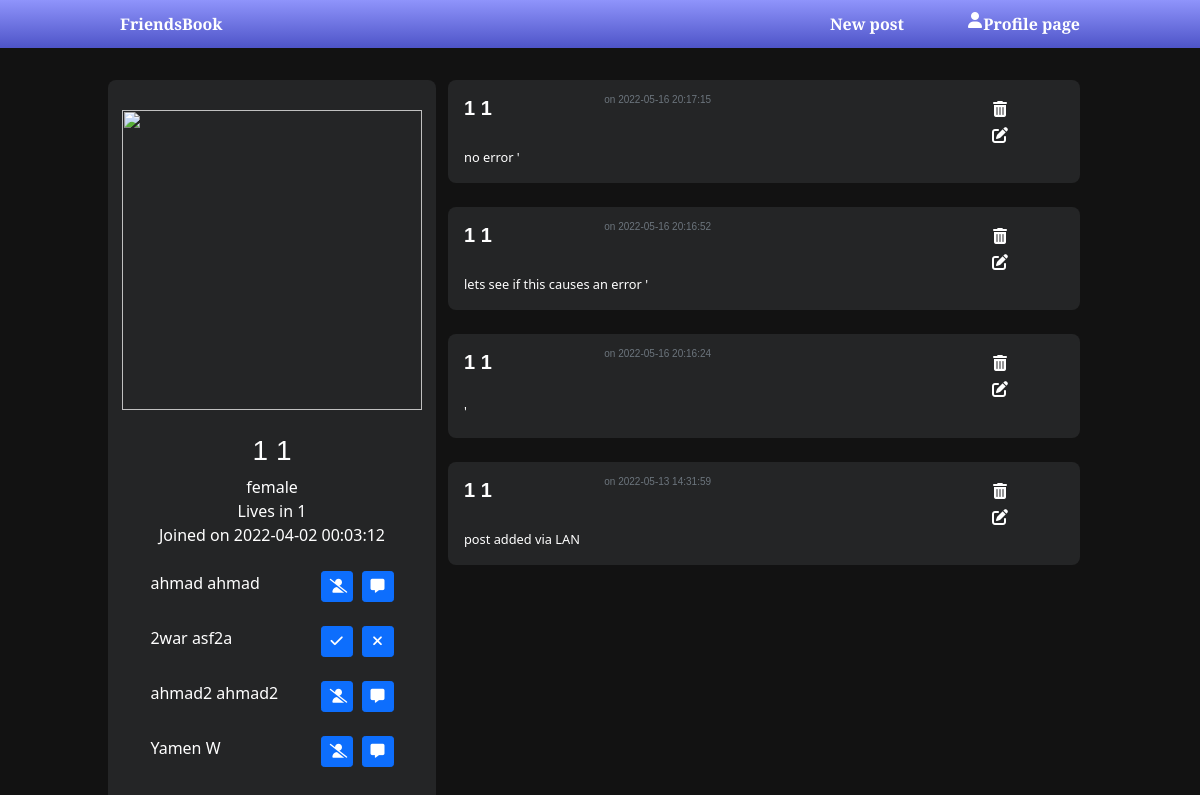
The app's page /Pages/profile.php (signed in) with its own data.
### tables this page shows
CREATE TABLE `users` (
  `user_id` int(11) NOT NULL COMMENT 'globally unique user ID',
  `email` varchar(256) NOT NULL COMMENT 'following RFC standards',
  `username` varchar(32) NOT NULL COMMENT 'globally unique user handle',
  `password` varchar(600) NOT NULL,
  `phone` varchar(16) NOT NULL,
  `date_joined` datetime NOT NULL DEFAULT current_timestamp() COMMENT 'date of account creation',
  `address` int(11) NOT NULL COMMENT 'location ID',
  `gender` enum('male','female','prefer not to say') NOT NULL,
  `fname` varchar(64) NOT NULL,
  `lname` varchar(64) NOT NULL,
  `image` varchar(128) DEFAULT NULL COMMENT 'image URL'
);

CREATE TABLE `posts` (
  `post_id` bigint(20) NOT NULL COMMENT 'globally unique post ID',
  `author_id` int(11) NOT NULL COMMENT 'user_id of the posts author',
  `content` varchar(4096) NOT NULL COMMENT 'text content of the post ',
  `post_timestamp` datetime NOT NULL DEFAULT current_timestamp() COMMENT 'time of posting',
  `image` varchar(128) NOT NULL COMMENT 'URL of the image contained in the post'
);

### helpers/db.php (called while the page is built, shortened)
<?php
function db(): mysqli
{
    static $pdo;
    if (!$pdo) {
        $DB_HOST = 'localhost';
        $DB_NAME = 'friends-book-v0.0';
        $DB_USER = 'root';
        $DB_PASSWORD = '';
        $conn = mysqli_connect($DB_HOST, $DB_USER, $DB_PASSWORD, $DB_NAME);
        return $conn;
    };
    return $pdo;
}

### models/get-user-profile.php (called while the page is built, shortened)
<?php
function getUserProfile(string $uid)
{
    require_once '../helpers/db.php';
    $uid = mysqli_real_escape_string(db(), $uid);
    $query = "SELECT * FROM `users` WHERE user_id = $uid;";
    try {
        $result = mysqli_query(db(), $query);
        return mysqli_fetch_assoc($result);
    } catch (\Throwable $th) {
        showError("Datebase error");
        throw $th;
    }
}
function getUserPosts(string $uid)
{
    $query =
        "SELECT
users.fname AS fname,
users.lname AS lname,
users.image AS user_pfp,
users.username AS username,
posts.post_timestamp AS postdate,
posts.content AS content,
posts.image AS image,
posts.author_id AS author_id,
posts.post_id AS post_id
FROM
posts,
users
WHERE $uid = posts.author_id AND users.user_id = $uid
ORDER BY postdate DESC;";
    require_once '../helpers/db.php';
    try {
        $result = mysqli_query(db(), $query);
        return $result;
    } catch (\Throwable $th) {
        showError("data base error");
        throw $th;
    }
}

### models/get-friends.php (called while the page is built, shortened)
<?php
function getFriends(string $uid)
{
    require_once('../helpers/db.php');
    $uid = mysqli_real_escape_string(db(), $uid);
    $query =
        "SELECT
        fname,
        lname,
        username,
        user_id,
        image,
        accepted
    FROM
        users,
        friendships
    WHERE
        users.user_id = friendships.friend1_id AND friendships.friend2_id = $uid
    OR users.user_id = friendships.friend2_id AND friendships.friend1_id = $uid;";
    $result = mysqli_query(db(), $query);
    return $result;
}

### templates/profile-page.php (the view)
<?php
function showProfile(string $uid)
{
    require_once '../models/get-user-profile.php';
    require_once '../templates/friendsbar.php';
    require_once '../models/get-friends.php';
    $data = getUserProfile($uid);
    echo'<img height="300" width="300" src="../profile_image.JPG">';
    echo "<br>";
    echo "<h3 class='name nav-font'>";
    echo $data['fname'] . ' ' . $data['lname'];
    echo "</h3>";
    echo "<div class='gender'>";
    echo $data['gender'];
    echo "</div>";
    echo "<div class='address'>Lives in ";
    echo $data['address'];
    echo "</div>";
    echo "<div class='date_joined'> Joined on ";
    echo $data['date_joined'];
    echo "</div>";
    showFriendCards(getFriends($uid), $uid);
}

### Pages/profile.php (shortened to what this page needs)
<!DOCTYPE html>
<html lang="en">
<head>
    <<link href="https://cdn.jsdelivr.net/npm/bootstrap@5.1.3/dist/css/bootstrap.min.css" rel="stylesheet"
>
</head>
<body class="dark-background">
    <nav class="mynav">
        <div class="nav-container">
            <div class="nav-part">
                <a class="nav-font logo" href="./homepage.php">FriendsBook</a>
            </div>
            <div class="nav-part">
                <a class="nav-font white-font logo" href="./postform.php"><i class="fa-solid fa-memo white-font"></i> New post</a>
                <a class="nav-font white-font logo" href=" ./profile.php"><i class="fa-solid fa-user white-font"></i>Profile page</a>
            </div>
        </div>
    </nav>
    <section class="main-section">
        <div class="row justify-content-between rounded-border">
            <div class="col-sm-4 white-font card-pading dark-card rounded-border card-pading d-flex align-items-center flex-column">
                <?php
                require_once '../templates/profile-page.php';
                $uid = $_SESSION["data"]["user_id"];
                if (isset($uid)) {
                    showProfile($uid);
                }
                ?>
            </div>
            <div class="col-sm-8 white-font ">
                <div class="">
                    <?php
                    require_once('../models/get-user-profile.php');
                    require_once('../templates/timeline.php');
                    if (isset($uid)) {
                        $posts = getUserPosts($uid);
                        timeline($posts);
                    }
                    ?>
                </div>
            </div>
        </div>
    </section>
</body>
</html>

### templates/friendsbar.php
<?php
function showFriendCards(mysqli_result $result, $uid)
{
    require_once '../templates/friendcard.php';
    echo "<br>";
    while ($row = mysqli_fetch_assoc($result)) {
        showFriendCard($row, $uid);
    }
}

### templates/friendcard.php
<?php
function showFriendCard(array $data, $uid)
{
    ['fname' => $fname, 'lname' => $lname, 'username' => $username, 'user_id' => $user_id, 'accepted' => $accepted] = $data;
    echo "<div class='d-flex justify-content-between card-width'>";
    echo "<span class=''> $fname $lname </span>";
    echo "<div class='d-flex justify-content-between frind-card card-buttons-area' id='confirm" . $user_id . "'>";
    if ($accepted) {
        echo "<button class = 'btn btn-primary btn-sm pfont icon-button' onclick='sendConfirm(" . $user_id . ", " . $uid . ", false)'><i class='fa-solid fa-user-slash white-font'></i></button> ";
        echo "<a href='/messenger.php?sender=$user_id&recipient=$uid' class='icon-button'><button class='btn btn-primary btn-sm pfont icon-button'><i class='fa-solid fa-message'></i></button></a>";
    } else {
        echo "<button class='btn
         btn-primary btn-sm pfont icon-button' onclick='sendConfirm(" . $user_id . ", " . $uid . ", true)'> <i class='fa-solid fa-check whitefont'></i> </button> ";
        echo "<button class='btn btn-primary btn-sm pfont icon-button' onclick='sendConfirm(" . $user_id . ", " . $uid . ", false)'> <i class='fa-solid fa-xmark'></i> </button> ";
    }
    echo "</div>";
    echo "</div>";
    echo "<br>";
}

### templates/timeline.php
<?php
function timeline(mysqli_result $data)
{
    require_once('../templates/post.php');
    echo "<div class='d-flex flex-column flex-wrap flex-width'>";
    while ($row = mysqli_fetch_assoc($data)) {
        showPost($row);
    }
    echo "</div>";
}

### templates/post.php (shortened to what this page needs)
<?php
function showPost(array $postData)
{
    ['fname' => $fname, 'lname' => $lname, 'content' => $content, 'postdate' => $date, 'author_id' => $uid, 'post_id' => $post_id,] = $postData;
    echo "<div class='d-flex flex-column rounded-border card-body dark-card'>";
    echo "<div class='d-flex flex-row justify-content-between text-center'>";
    echo "<span><h5 class='card-title pfont heading-color'> $fname $lname </h5></span>";
    echo "<span class='card-subtitle mb-2 text-muted small-font pfont'>on $date</span></br>";
    echo "<div class='edit-buttons-holder'>";
    if ($uid === $_SESSION["data"]["user_id"]) {
        echo '<form action="../deletepost.php" method="post">';
        echo '<button type="submit" class="no-border icon-button no-background"><i class="fa-solid fa-trash-can white-font"></i></button>';
        echo '</form>';
        echo '<form action="../updatepostform.php" method="post">';
        echo '<button type="submit" class="no-border icon-button no-background"><i class="fa-solid fa-pen-to-square white-font"></i></button>';
        echo '</form>';
    }
    echo "</div>";
    echo "</div>";
    echo "<p class='card-text text-color'>$content</p>";
    echo "</div>";
    echo "<br>";
}

### records on screen
users: fname "1", lname "1", gender "female", address "1", date_joined "2022-04-02 00:03:12"
posts: date "2022-05-16 20:17:15", content "no error '"
posts: date "2022-05-16 20:16:52", content "lets see if this causes an error '"
posts: date "2022-05-16 20:16:24", content "'"
posts: date "2022-05-13 14:31:59", content "post added via LAN"

### other values on screen
$fname "ahmad"
$lname "ahmad"
$fname "2war"
$lname "asf2a"
$fname "ahmad2"
$lname "ahmad2"
$fname "Yamen"
$lname "W"
